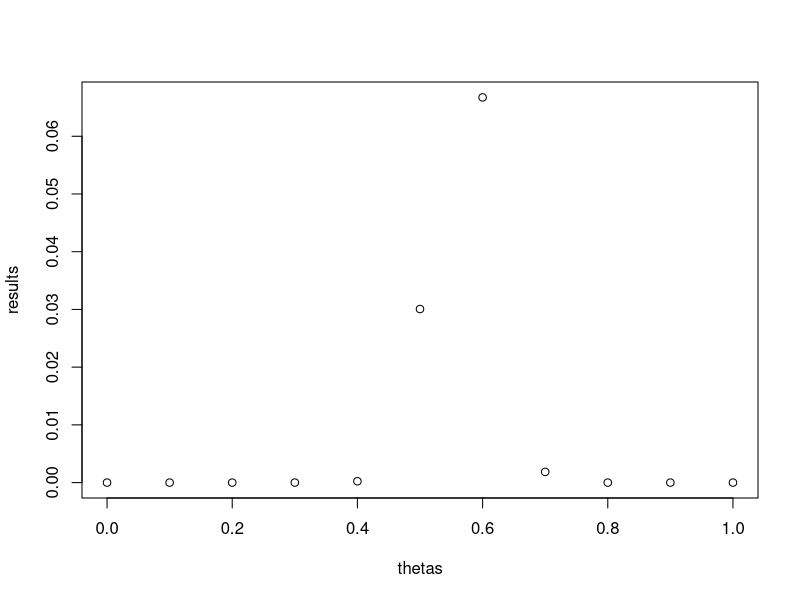
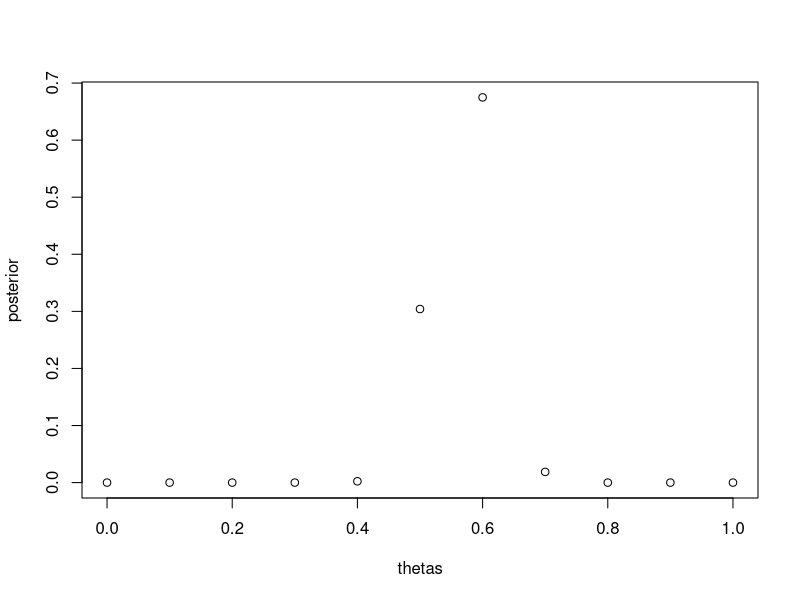
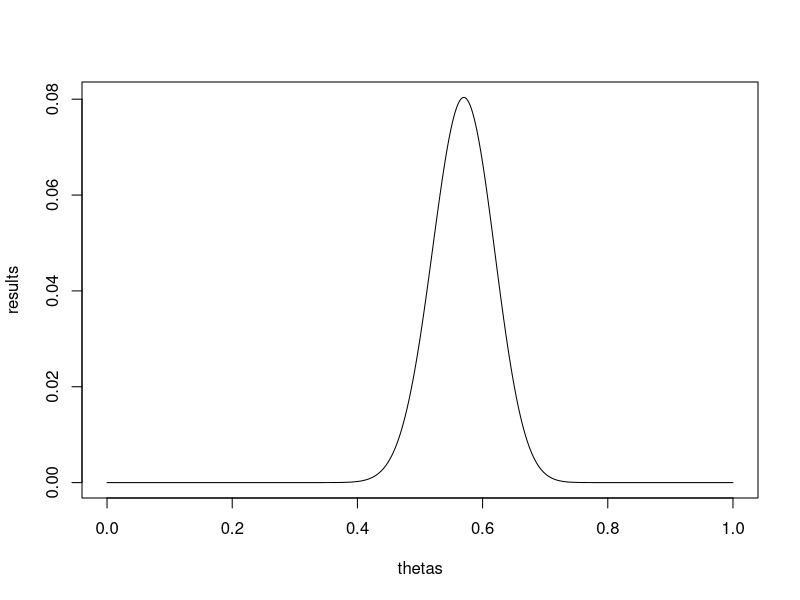
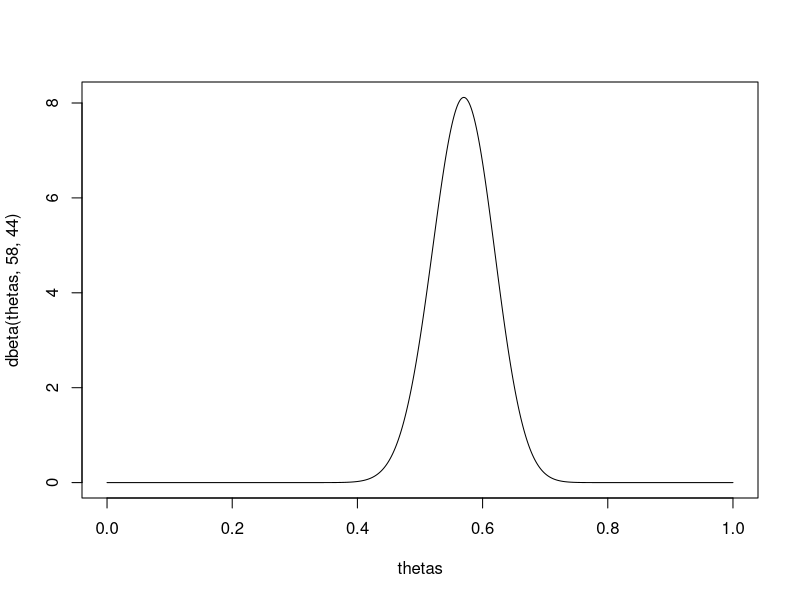
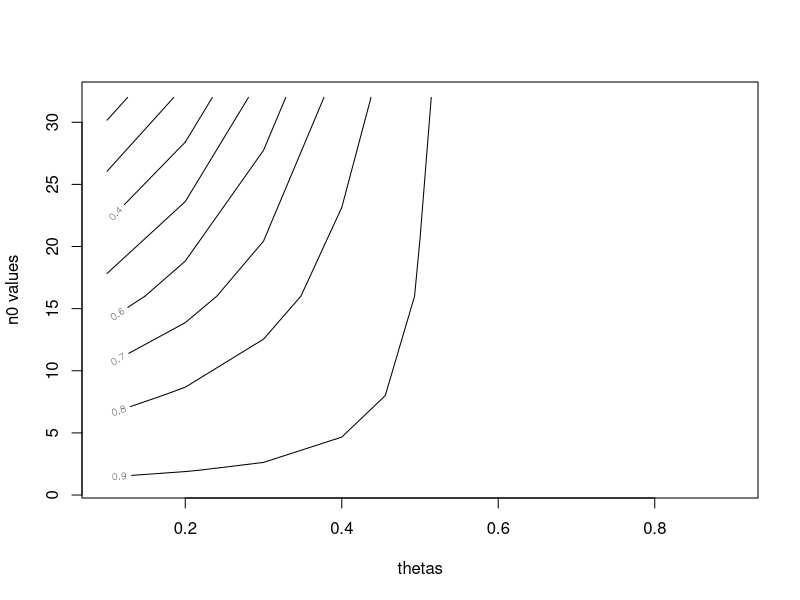
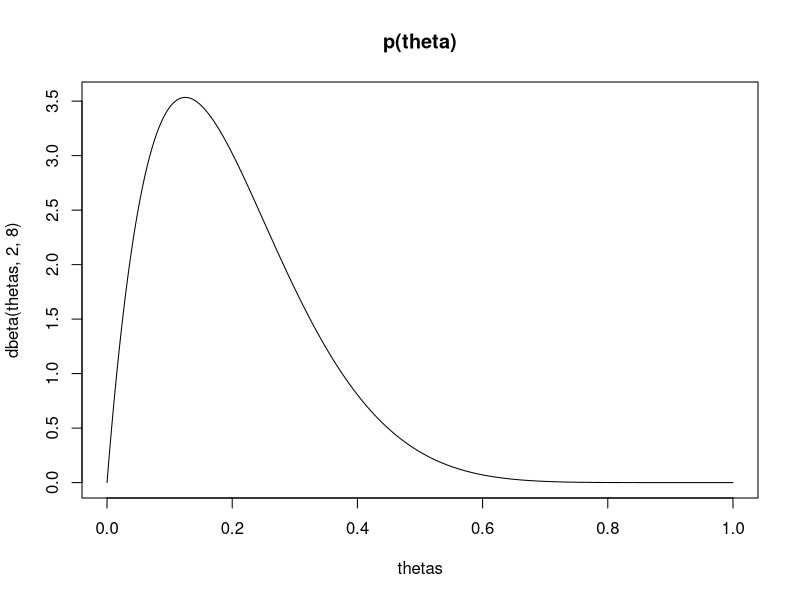
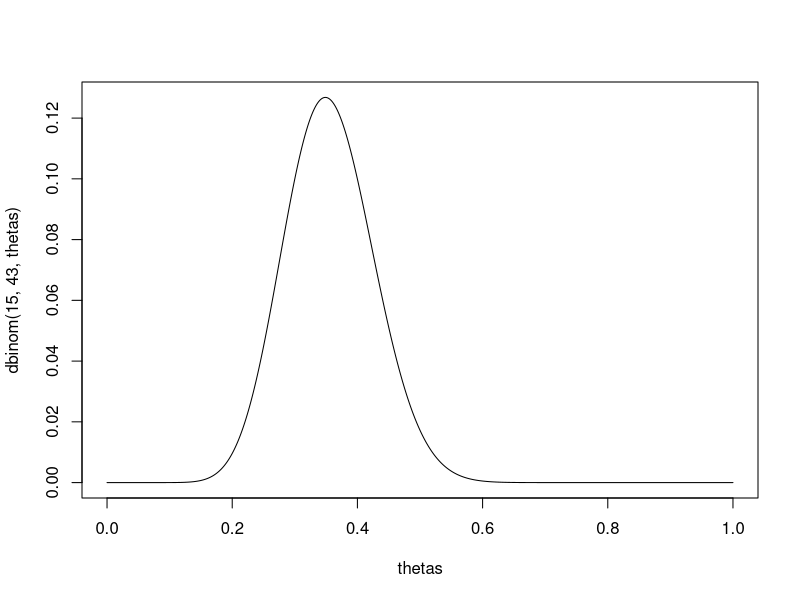
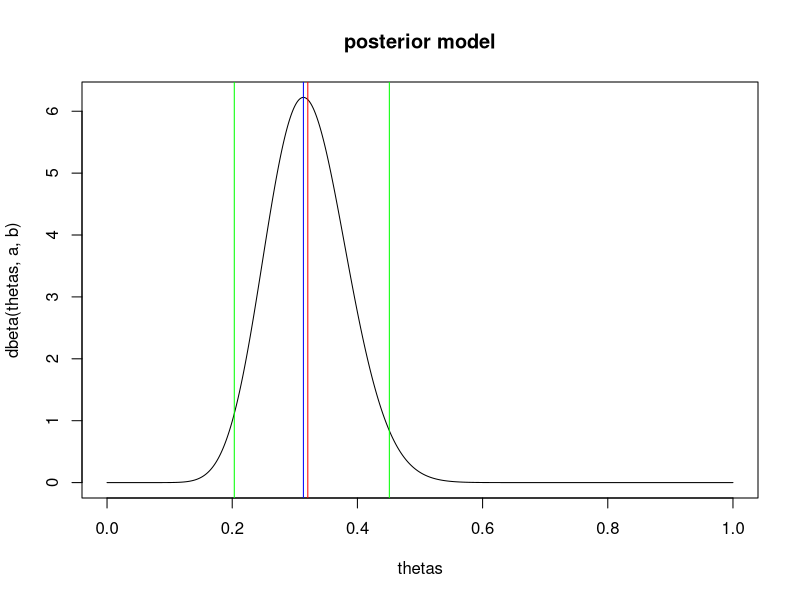

Write the R code that produced these figures, in order.
## ---- chunk 1
library(VGAM)
## ---- chunk 2
thetas = seq(0.0,1.0,by=0.1)
results = dbinom(57,100,thetas)

plot(thetas,results)
## ---- chunk 3

marginal_y = sum((1/11) * dbinom(57,100,thetas))
posterior = (results * (1/11))/marginal_y
plot(thetas,posterior)
## ---- chunk 4
thetas = seq(0,1,by=0.001) #U(0,1)
results = dbinom(57,100,thetas)
plot(thetas,results,type="l")
## ---- chunk 5
plot(thetas,dbeta(thetas,58,44),type='l')
## ---- chunk 6

theta0 = seq(0.1,0.9,by=0.1)
n0 = c(1,2,8,16,32)

data=c()

for (i in theta0) {
for (j in n0) {
  
    a = i * j
    b = (1-i)*j

    p = pbeta(.5,a+57,b+43,lower.tail=FALSE) #posterior (theta > .5 | sum = 57)
    data = append(data,p)

}
}

probability_data = matrix(data,nrow=9,ncol=5,byrow=TRUE)
contour(theta0,n0,probability_data, xlab="thetas",ylab='n0 values')
## ---- chunk 7
beta_mean = function(a,b){
  print("mean:")
  a / (a+b)
}

beta_mode = function(a,b){
  print('mode:')
  (a-1) / (a+b-2)
}

beta_sd = function(a,b){
  print('standard deviation:')
  var = (a*b) / ((a+b)^2 * (a+b+1))
  sd = sqrt(var)
  return(sd) 
}

CI_28 = c(qbeta(.025,17,36),qbeta(.975,17,36))
CI_82 = c(qbeta(.025,23,30),qbeta(.975,23,30))

#data for the posterior w/ 2,8 prior and posterior a = 17, posterior b = 36
print("using alpha = 17 and beta = 36 with beta(2,8) prior")
beta_mean(17,36)
beta_mode(17,36)
beta_sd(17,36)
print(c("95% CI",CI_28))

#with 8,2 prior 
print("using alpha = 23, beta = 30 with beta(8,2) prior")
beta_mean(23,30)
beta_mode(23,30)
beta_sd(23,30)
print(c("95% CI",CI_82))
## ---- chunk 8
#plotting prior p(\theta)
thetas = seq(0,1,by=0.001) #U(0,1)

plot(thetas, dbeta(thetas, 2,8), type='l',main="p(theta)")

#plotting p(y=15|\theta)
#plot a binomial here 
plot(thetas, dbinom(15,43,thetas),type='l')

#posterior which is beta(2 + success, 8 + failure) = beta()
a=2+15
b=8+28
plot(thetas, dbeta(thetas,a,b),type='l',main="posterior model")
abline(v=beta_mean(a,b), col='red') #mean
abline(v=beta_mode(a,b), col='blue') #mode

# CI 
abline(v=qbeta(.975,a,b),col='green') #lower bound 
abline(v=qbeta(.025,a,b),col='green') #upper bound 
## ---- chunk 9

#plotting prior p(\theta)
thetas = seq(0,1,by=0.001) #U(0,1)

plot(thetas, dbeta(thetas, 8,2), type='l',main="p(theta)")

#plotting p(y=15|\theta)
#plot a binomial here 
plot(thetas, dbinom(15,43,thetas),type='l')

#posterior which is beta(2 + success, 8 + failure) = beta()
a=8+15
b=2+28
plot(thetas, dbeta(thetas,a,b),type='l',main="posterior model")
abline(v=beta_mean(a,b), col='red') #mean
abline(v=beta_mode(a,b), col='blue') #mode

# CI 
abline(v=qbeta(.975,a,b),col='green') #lower bound 
abline(v=qbeta(.025,a,b),col='green') #upper bound 
## ---- chunk 10
prior = 0.75 * dbeta(thetas,2,8) + 0.25 * dbeta(thetas,8,2)
plot(thetas,prior,type="l")
## ---- chunk 11
coefficient = .25 * 18 * choose(43,15)
thetas = seq(0,1,by=0.001)
points = coefficient* (0.75 * dbeta(thetas,17,36) + 0.25 * dbeta(thetas,23,26))
plot(thetas,points,type="l")
axis(1, at = seq(0.0,1,by=0.1))
## ---- chunk 12
thetas = seq(0,1,0.01)
plot(thetas,dbeta(thetas,3,14),type='l',main="beta(3,14)")
## ---- chunk 13
y_2 = seq(0,278,by=1)
plot(y_2,dbetabinom.ab(y_2,278,3,14), type="l")
## ---- chunk 14
plot(y_2, dbinom(y_2,278,(2/15)),type='h')
## ---- chunk 15
psis = seq(-20,20,by=.01)
data = exp(1)**psis / (1+exp(1)**psis)**2
plot(psis,data,type="l")
## ---- chunk 16
psis = seq(-20,20,by=.01)
data = exp(1)**(psis) * exp(1)**(-exp(1)**psis)
plot(psis,data,type='l')
